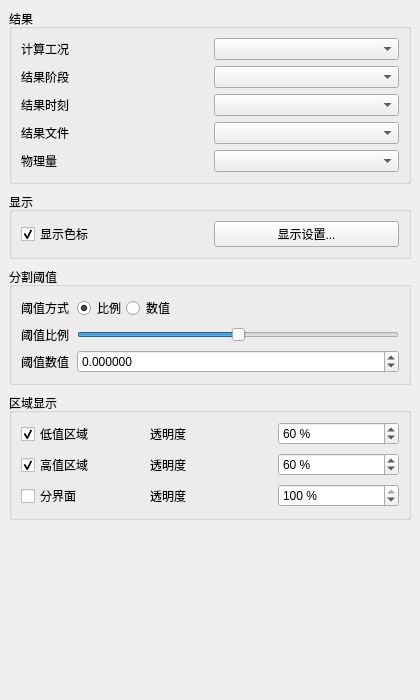
<?xml version='1.0' encoding='utf-8'?>
<ui version="4.0">
 <class>IsosurfaceSegmentationWidget</class>
 <widget class="QWidget" name="IsosurfaceSegmentationWidget">
  <property name="geometry">
   <rect>
    <x>0</x>
    <y>0</y>
    <width>420</width>
    <height>700</height>
   </rect>
  </property>
  <property name="windowTitle">
   <string>等值面分割</string>
  </property>
  <layout class="QVBoxLayout" name="verticalLayout">
   <property name="spacing">
    <number>8</number>
   </property>
   <property name="leftMargin">
    <number>9</number>
   </property>
   <property name="topMargin">
    <number>9</number>
   </property>
   <property name="rightMargin">
    <number>9</number>
   </property>
   <property name="bottomMargin">
    <number>9</number>
   </property>
   <item>
    <widget class="QGroupBox" name="resultDataGroupBox">
     <property name="title">
      <string>结果</string>
     </property>
     <layout class="QGridLayout" name="resultDataLayout">
      <item row="0" column="0">
       <widget class="QLabel" name="analysisLabel">
        <property name="text">
         <string>计算工况</string>
        </property>
       </widget>
      </item>
      <item row="0" column="1">
       <widget class="QComboBox" name="analysisComboBox" />
      </item>
      <property name="horizontalSpacing">
       <number>8</number>
      </property>
      <property name="verticalSpacing">
       <number>6</number>
      </property>
      <item row="1" column="0">
       <widget class="QLabel" name="resultStageLabel">
        <property name="text">
         <string>结果阶段</string>
        </property>
       </widget>
      </item>
      <item row="1" column="1">
       <widget class="QComboBox" name="resultDirComboBox" />
      </item>
      <item row="2" column="0">
       <widget class="QLabel" name="resultTimeLabel">
        <property name="text">
         <string>结果时刻</string>
        </property>
       </widget>
      </item>
      <item row="2" column="1">
       <widget class="QComboBox" name="resultTimeComboBox" />
      </item>
      <item row="3" column="0">
       <widget class="QLabel" name="resultTypeLabel">
        <property name="text">
         <string>结果文件</string>
        </property>
       </widget>
      </item>
      <item row="3" column="1">
       <widget class="QComboBox" name="stepComboBox" />
      </item>
      <item row="4" column="0">
       <widget class="QLabel" name="scalarLabel">
        <property name="text">
         <string>物理量</string>
        </property>
       </widget>
      </item>
      <item row="4" column="1">
       <widget class="QComboBox" name="scalarComboBox" />
      </item>
     </layout>
    </widget>
   </item>
   <item>
    <widget class="QGroupBox" name="displayGroupBox">
     <property name="title">
      <string>显示</string>
     </property>
     <layout class="QGridLayout" name="displayGridLayout">
      <property name="horizontalSpacing">
       <number>8</number>
      </property>
      <property name="verticalSpacing">
       <number>7</number>
      </property>
      <item row="0" column="0">
       <widget class="QCheckBox" name="showScalarBarCheckBox">
        <property name="text">
         <string>显示色标</string>
        </property>
        <property name="checked">
         <bool>true</bool>
        </property>
       </widget>
      </item>
      <item row="0" column="1">
       <widget class="QPushButton" name="displaySettingsButton">
        <property name="text">
         <string>显示设置...</string>
        </property>
       </widget>
      </item>
     </layout>
    </widget>
   </item>
   <item>
    <widget class="QGroupBox" name="thresholdGroupBox">
     <property name="title">
      <string>分割阈值</string>
     </property>
     <layout class="QGridLayout" name="thresholdLayout">
      <property name="horizontalSpacing">
       <number>8</number>
      </property>
      <property name="verticalSpacing">
       <number>6</number>
      </property>
      <item row="0" column="0">
       <widget class="QLabel" name="modeLabel">
        <property name="text">
         <string>阈值方式</string>
        </property>
       </widget>
      </item>
      <item row="0" column="1">
       <layout class="QHBoxLayout" name="modeLayout">
        <item>
         <widget class="QRadioButton" name="percentModeRadioButton">
          <property name="text">
           <string>比例</string>
          </property>
          <property name="checked">
           <bool>true</bool>
          </property>
         </widget>
        </item>
        <item>
         <widget class="QRadioButton" name="valueModeRadioButton">
          <property name="text">
           <string>数值</string>
          </property>
         </widget>
        </item>
        <item>
         <spacer name="modeSpacer">
          <property name="orientation">
           <enum>Qt::Horizontal</enum>
          </property>
          <property name="sizeHint" stdset="0">
           <size>
            <width>20</width>
            <height>20</height>
           </size>
          </property>
         </spacer>
        </item>
       </layout>
      </item>
      <item row="1" column="0">
       <widget class="QLabel" name="percentLabel">
        <property name="text">
         <string>阈值比例</string>
        </property>
       </widget>
      </item>
      <item row="1" column="1">
       <widget class="QSlider" name="isoSlider">
        <property name="minimum">
         <number>0</number>
        </property>
        <property name="maximum">
         <number>100</number>
        </property>
        <property name="value">
         <number>50</number>
        </property>
        <property name="orientation">
         <enum>Qt::Horizontal</enum>
        </property>
       </widget>
      </item>
      <item row="2" column="0">
       <widget class="QLabel" name="valueLabel">
        <property name="text">
         <string>阈值数值</string>
        </property>
       </widget>
      </item>
      <item row="2" column="1">
       <widget class="QDoubleSpinBox" name="isoSpin">
        <property name="decimals">
         <number>6</number>
        </property>
        <property name="minimum">
         <double>-999999999.000000000000000</double>
        </property>
        <property name="maximum">
         <double>999999999.000000000000000</double>
        </property>
        <property name="keyboardTracking">
         <bool>false</bool>
        </property>
       </widget>
      </item>
     </layout>
    </widget>
   </item>
   <item>
    <widget class="QGroupBox" name="regionDisplayGroupBox">
     <property name="title">
      <string>区域显示</string>
     </property>
     <layout class="QGridLayout" name="regionDisplayLayout">
      <property name="horizontalSpacing">
       <number>8</number>
      </property>
      <property name="verticalSpacing">
       <number>7</number>
      </property>
      <item row="0" column="0">
       <widget class="QCheckBox" name="showLowCheckBox">
        <property name="text">
         <string>低值区域</string>
        </property>
        <property name="checked">
         <bool>true</bool>
        </property>
       </widget>
      </item>
      <item row="0" column="1">
       <widget class="QLabel" name="lowOpacityLabel">
        <property name="text">
         <string>透明度</string>
        </property>
       </widget>
      </item>
      <item row="0" column="2">
       <widget class="QSpinBox" name="lowOpacitySpinBox">
        <property name="minimum">
         <number>10</number>
        </property>
        <property name="maximum">
         <number>100</number>
        </property>
        <property name="value">
         <number>60</number>
        </property>
        <property name="suffix">
         <string> %</string>
        </property>
       </widget>
      </item>
      <item row="1" column="0">
       <widget class="QCheckBox" name="showHighCheckBox">
        <property name="text">
         <string>高值区域</string>
        </property>
        <property name="checked">
         <bool>true</bool>
        </property>
       </widget>
      </item>
      <item row="1" column="1">
       <widget class="QLabel" name="highOpacityLabel">
        <property name="text">
         <string>透明度</string>
        </property>
       </widget>
      </item>
      <item row="1" column="2">
       <widget class="QSpinBox" name="highOpacitySpinBox">
        <property name="minimum">
         <number>10</number>
        </property>
        <property name="maximum">
         <number>100</number>
        </property>
        <property name="value">
         <number>60</number>
        </property>
        <property name="suffix">
         <string> %</string>
        </property>
       </widget>
      </item>
      <item row="2" column="0">
       <widget class="QCheckBox" name="showInterfaceCheckBox">
        <property name="text">
         <string>分界面</string>
        </property>
       </widget>
      </item>
      <item row="2" column="1">
       <widget class="QLabel" name="interfaceOpacityLabel">
        <property name="text">
         <string>透明度</string>
        </property>
       </widget>
      </item>
      <item row="2" column="2">
       <widget class="QSpinBox" name="interfaceOpacitySpinBox">
        <property name="minimum">
         <number>10</number>
        </property>
        <property name="maximum">
         <number>100</number>
        </property>
        <property name="value">
         <number>100</number>
        </property>
        <property name="suffix">
         <string> %</string>
        </property>
       </widget>
      </item>
     </layout>
    </widget>
   </item>
   <item>
    <spacer name="verticalSpacer">
     <property name="orientation">
      <enum>Qt::Vertical</enum>
     </property>
     <property name="sizeHint" stdset="0">
      <size>
       <width>20</width>
       <height>40</height>
      </size>
     </property>
    </spacer>
   </item>
  </layout>
 </widget>
 <resources />
 <connections />
</ui>
